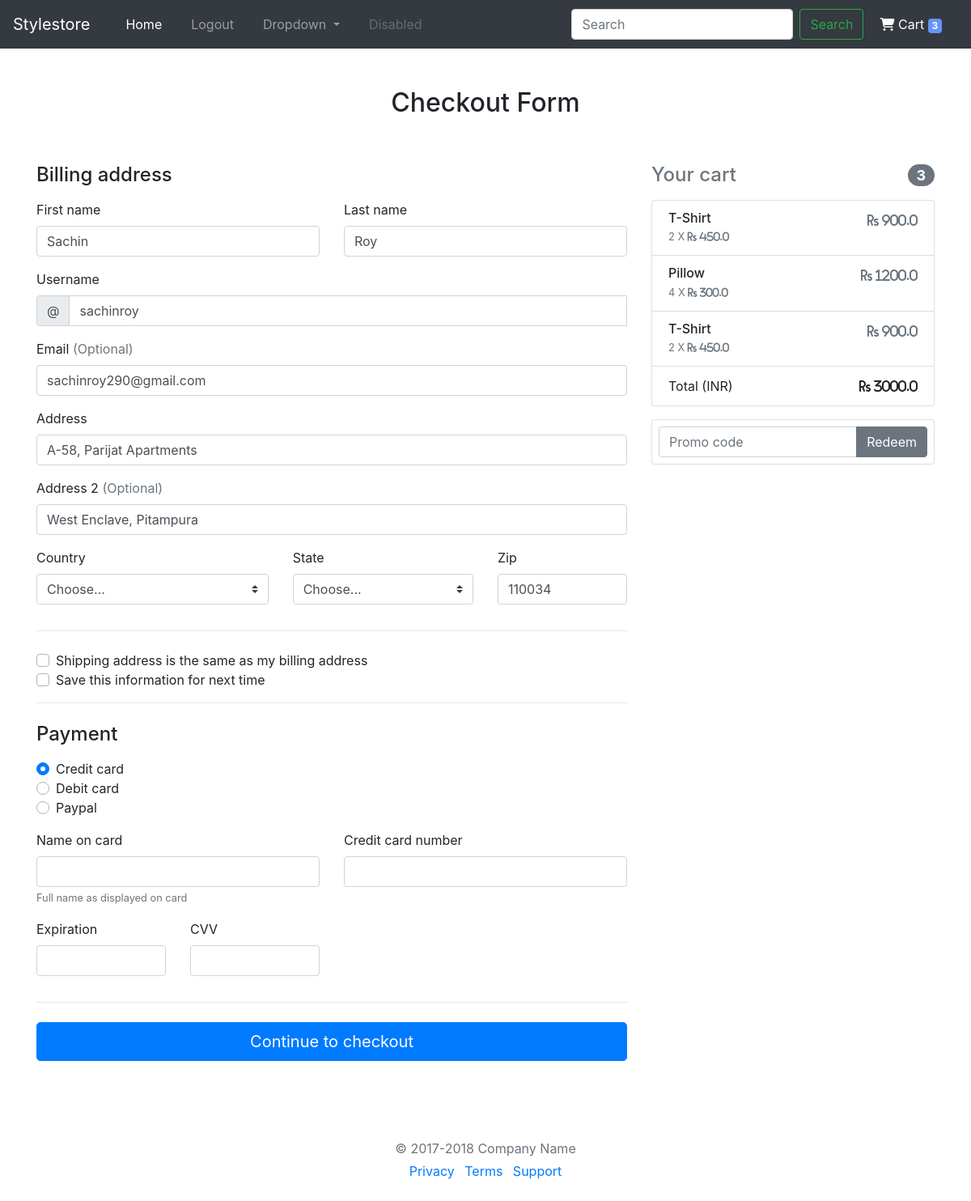
Screenshot of /checkout/ (signed in) with the database file from the repository.
### main/models.py (models this page shows, shortened)
class Cart(models.Model):
    user = models.ForeignKey(CustomUser, on_delete=models.CASCADE)
    is_purchased = models.BooleanField()
    order = models.ForeignKey(Order, on_delete=models.CASCADE, null = True, blank = True)
    complete_design = models.ForeignKey(CompleteDesign, on_delete=models.CASCADE)
    template = models.ForeignKey(Templates, on_delete=models.CASCADE)
    styled_template_url = models.URLField()
    quantity = models.IntegerField()
    unit_price = models.FloatField()
    added_at = models.DateTimeField(auto_now_add = True)
    last_updated_at = models.DateTimeField(auto_now_add = True)

class Templates(models.Model):
    name = models.CharField(max_length=200)
    image = models.CharField(max_length=200)
    unit_price = models.FloatField()

class CustomUser(models.Model):
    username = models.CharField(max_length=150, unique = True)
    firstname = models.CharField(max_length = 100)
    lastname = models.CharField(max_length = 100)
    phone_number = models.CharField(max_length = 15, null = True)
    address = models.ForeignKey(Address, on_delete=models.CASCADE, null = True, blank = True)
    GENDERS = (
        ('f', 'Female'),
        ('m', 'Male'),
        ('u', 'Undisclosed'),
    )
    gender = models.CharField(max_length = 1, choices = GENDERS, null = True)

class Address(models.Model):
    line_1 = models.CharField(max_length = 50)
    line_2 = models.CharField(max_length = 50)
    city = models.CharField(max_length = 20)
    state = models.CharField(max_length = 20)
    country = models.CharField(max_length = 20)
    pin_code = models.CharField(max_length = 10)

### main/views.py (the view)
# urls.py: path('checkout/', views.checkout, name='checkout'),
def checkout(request):
    if not request.user.is_authenticated:
        return HttpResponseRedirect('/')
    promocode = None
    discount = None
    context = {
        "customuser": main_models.CustomUser.objects.filter(username = request.user.get_username())[0],
        "email": request.user.email,
        "promocode": promocode,
        "discount": discount
    }
    get_cart = getCart(request, nav_cart_limit)
    if get_cart:
        context = {**context, **get_cart}
    return render(request, 'main/checkout.html', context)

### main/templatetags/custom_template_tags.py (called while the page is built)
@register.simple_tag()
def multiply(qty, unit_price, *args, **kwargs):
    total_price = qty * unit_price
    return total_price

### main/views.py (called while the page is built)
def getCart(request, limit):
    if not request.user.is_authenticated:
        return None
    custom_user = main_models.CustomUser.objects.filter(username = request.user.get_username())
    cart_products = main_models.Cart.objects.filter(user = custom_user[0].id, is_purchased = False)
    total_payable = 0
    for i in cart_products.values():
        total_payable += (i['quantity'] * i['unit_price'])
    context = {
        "cart_products": cart_products,
        "nav_cart_products": cart_products[:limit],
        "total_cart_payable": total_payable
    }
    return context

### templates/main/checkout.html (shortened to what this page needs)
{% extends 'base.html' %}
{% load static %}
{% load custom_template_tags %}
{% block content %}
    <div class="container">
        <div class="py-5 text-center">
            <h2>Checkout Form</h2>
        </div>
        <div class="row">
            <div class="col-md-4 order-md-2 mb-4">
                <h4 class="d-flex justify-content-between align-items-center mb-3">
                    <span class="text-muted">Your cart</span>
                    <span class="badge badge-secondary badge-pill">{{ cart_products|length }}</span>
                </h4>
                <ul class="list-group mb-3">
                    {% for each_product in cart_products %}
                    <li class="list-group-item d-flex justify-content-between lh-condensed">
                        <div onmouseover="showProductImg(this)" onmouseout="hideProductImg(this)">
                            <h6 class="my-0">{{each_product.template.name}}</h6>
                            <small class="text-muted">{{each_product.quantity}} X <i class="fas fa-rupee-sign"> {{each_product.unit_price}}</i></small>
                        </div>
                        <span class="text-muted"><i class="fas fa-rupee-sign"> {% multiply each_product.quantity each_product.unit_price %}</i></span>
                    </li>
                    {% endfor %}
                    <li class="list-group-item d-flex justify-content-between">
                        <span>Total (INR)</span>
                        <strong><i class="fas fa-rupee-sign"> {{total_cart_payable}}</i></strong>
                    </li>
                </ul>
                <form class="card p-2">
                    <div class="input-group">
                        <input type="text" class="form-control" placeholder="Promo code">
                        <div class="input-group-append">
                            <button type="submit" class="btn btn-secondary">Redeem</button>
                        </div>
                    </div>
                </form>
            </div>
            <div class="col-md-8 order-md-1">
                <h4 class="mb-3">Billing address</h4>
                <form class="needs-validation" novalidate>
                    <div class="row">
                        <div class="col-md-6 mb-3">
                            <label for="firstName">First name</label>
                            <input type="text" class="form-control" id="firstName" placeholder="" value="{{customuser.firstname}}" required>
                        </div>
                        <div class="col-md-6 mb-3">
                            <label for="lastName">Last name</label>
                            <input type="text" class="form-control" id="lastName" placeholder="" value="{{customuser.lastname}}" required>
                        </div>
                    </div>
                    <div class="mb-3">
                        <label for="username">Username</label>
                        <div class="input-group">
                            <div class="input-group-prepend">
                                <span class="input-group-text">@</span>
                            </div>
                            <input type="text" class="form-control" id="username" placeholder="Username" value="{{customuser.username}}" required>
                        </div>
                    </div>
                    <div class="mb-3">
                        <label for="email">Email <span class="text-muted">(Optional)</span></label>
                        <input type="email" class="form-control" id="email" placeholder="you@example.com" value="{{email}}">
                    </div>
                    <div class="mb-3">
                        <label for="address">Address</label>
                        <input type="text" class="form-control" id="address" placeholder="1234 Main St" value="{{customuser.address.line_1}}" required>
                    </div>
                    <div class="mb-3">
                        <label for="address2">Address 2 <span class="text-muted">(Optional)</span></label>
                        <input type="text" class="form-control" id="address2" placeholder="Apartment or suite" value="{{customuser.address.line_2}}">
                    </div>
                    <div class="row">
                        <div class="col-md-5 mb-3">
                            <label for="country">Country</label>
                            <select class="custom-select d-block w-100" id="country" required>
                                <option value="">Choose...</option>
                            </select>
                        </div>
                        <div class="col-md-4 mb-3">
                            <label for="state">State</label>
                            <select class="custom-select d-block w-100" id="state" required>
                                <option value="">Choose...</option>
                            </select>
                        </div>
                        <div class="col-md-3 mb-3">
                            <label for="zip">Zip</label>
                            <input type="text" class="form-control" id="zip" placeholder="" value="{{customuser.address.pin_code}}" required>
                        </div>
                    </div>
                    <hr class="mb-4">
                    <div class="custom-control custom-checkbox">
                        <label class="custom-control-label" for="same-address">Shipping address is the same as my billing address</label>
                    </div>
                    <div class="custom-control custom-checkbox">
                        <label class="custom-control-label" for="save-info">Save this information for next time</label>
                    </div>
                    <hr class="mb-4">
                    <h4 class="mb-3">Payment</h4>
                    <div class="d-block my-3">
                        <div class="custom-control custom-radio">
                            <label class="custom-control-label" for="credit">Credit card</label>
                        </div>
                        <div class="custom-control custom-radio">
                            <label class="custom-control-label" for="debit">Debit card</label>
                        </div>
                        <div class="custom-control custom-radio">
                            <label class="custom-control-label" for="paypal">Paypal</label>
                        </div>
                    </div>
                    <div class="row">
                        <div class="col-md-6 mb-3">
                            <label for="cc-name">Name on card</label>
                            <input type="text" class="form-control" id="cc-name" placeholder="" required>
                            <small class="text-muted">Full name as displayed on card</small>
                        </div>
                        <div class="col-md-6 mb-3">
                            <label for="cc-number">Credit card number</label>
                            <input type="text" class="form-control" id="cc-number" placeholder="" required>
                        </div>
                    </div>
                    <div class="row">
                        <div class="col-md-3 mb-3">
                            <label for="cc-expiration">Expiration</label>
                            <input type="text" class="form-control" id="cc-expiration" placeholder="" required>
                        </div>
                        <div class="col-md-3 mb-3">
                            <label for="cc-expiration">CVV</label>
                            <input type="text" class="form-control" id="cc-cvv" placeholder="" required>
                        </div>
                    </div>
                    <hr class="mb-4">
                    <button class="btn btn-primary btn-lg btn-block" type="submit">Continue to checkout</button>
                </form>
            </div>
        </div>
        <footer class="my-5 pt-5 text-muted text-center text-small">
            <p class="mb-1">&copy; 2017-2018 Company Name</p>
            <ul class="list-inline">
                <li class="list-inline-item"><a href="#">Privacy</a></li>
                <li class="list-inline-item"><a href="#">Terms</a></li>
                <li class="list-inline-item"><a href="#">Support</a></li>
            </ul>
        </footer>
    </div>
{% endblock %}

### static/css/cart.css (style rules this page uses)
*, *:before, *:after { box-sizing: border-box; }
body { font: 14px/22px "Lato", Arial, sans-serif; }
.container { margin: auto; width: 50%; }
.badge { background-color: #6394F8; border-radius: 10px; color: white; display: inline-block; font-size: 12px; line-height: 1; padding: 3px 7px; text-align: center; vertical-align: middle; white-space: nowrap; }

### rows the page displays
Cart: template.name "T-Shirt", quantity "2", unit_price "450.0", quantity+unit_price "900.0"
Cart: template.name "Pillow", quantity "4", unit_price "300.0", quantity+unit_price "1200.0"
Cart: template.name "T-Shirt", quantity "2", unit_price "450.0", quantity+unit_price "900.0"
CustomUser: firstname "Sachin", lastname "Roy", username "sachinroy", address.line_1 "A-58, Parijat Apartments", address.line_2 "West Enclave, Pitampura", address.pin_code "110034"

### other values shown
{{ cart_products|length }} "3"
{{ total_cart_payable }} "3000.0"
